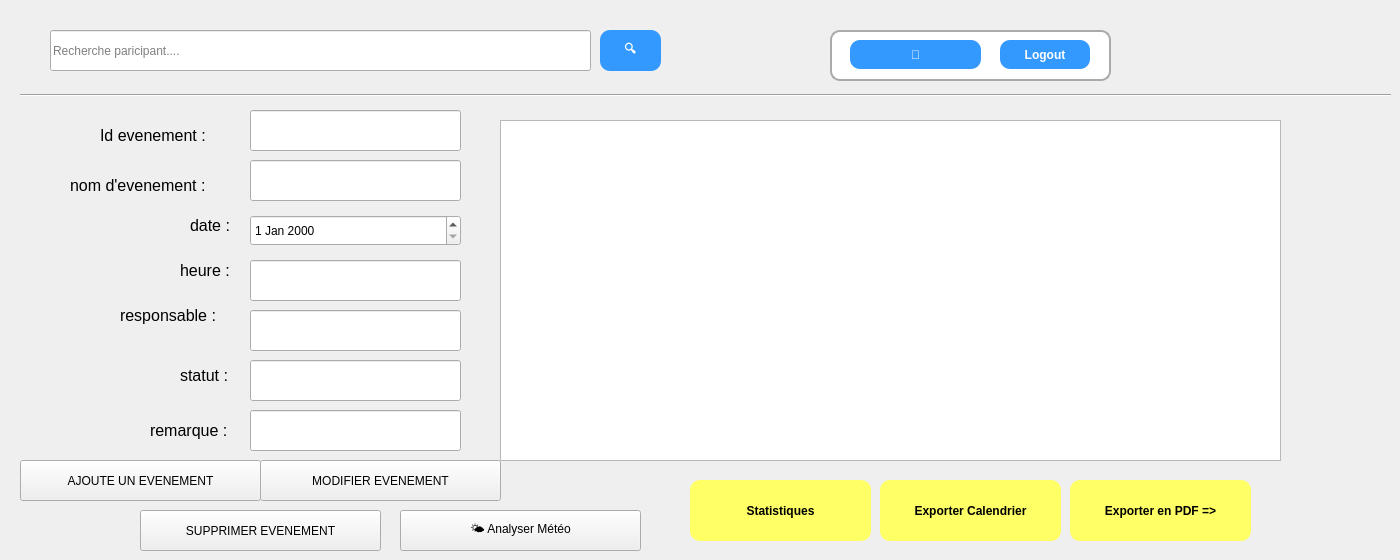
    <widget class="QWidget" name="evenement">
     <widget class="QLineEdit" name="rechercherevent">
      <property name="geometry">
       <rect>
        <x>50</x>
        <y>30</y>
        <width>541</width>
        <height>41</height>
       </rect>
      </property>
      <property name="placeholderText">
       <string>Recherche paricipant....</string>
      </property>
     </widget>
     <widget class="QPushButton" name="pdf">
      <property name="geometry">
       <rect>
        <x>1070</x>
        <y>480</y>
        <width>181</width>
        <height>61</height>
       </rect>
      </property>
      <property name="styleSheet">
       <string notr="true">QPushButton {
    background-color: #FFFF66;  /* Jaune clair */
    color: black;               /* Texte noir */
    border-radius: 10px;        /* Coins arrondis */
    padding: 5px 15px;          /* Padding haut/bas, gauche/droite */
    font-weight: bold;
}

QPushButton:hover {
    background-color: #FFFF33;  /* Jaune encore plus vif au survol */
}

QPushButton:pressed {
    background-color: #FFEB3B;  /* Jaune doré quand cliqué */
}
</string>
      </property>
      <property name="text">
       <string>Exporter en PDF =&gt;</string>
      </property>
     </widget>
     <widget class="QLineEdit" name="lineEdit_17">
      <property name="geometry">
       <rect>
        <x>830</x>
        <y>30</y>
        <width>281</width>
        <height>51</height>
       </rect>
      </property>
      <property name="styleSheet">
       <string notr="true">QLineEdit {
    border: 2px solid #AAAAAA;   /* Bordure grise */
    border-radius: 10px;         /* Coins arrondis */
    padding: 5px 10px;           /* Espacement texte à l'intérieur */
    background-color: #FFFFFF;   /* Fond blanc */
    selection-background-color: #3399FF; /* Couleur de sélection */
}
</string>
      </property>
     </widget>
     <widget class="QPushButton" name="pushButton_52">
      <property name="geometry">
       <rect>
        <x>850</x>
        <y>40</y>
        <width>131</width>
        <height>29</height>
       </rect>
      </property>
      <property name="styleSheet">
       <string notr="true">QPushButton {
    background-color: #3399FF;  /* Bleu clair */
    color: white;               /* Texte blanc */
    border-radius: 10px;        /* Coins arrondis */
    padding: 5px 15px;          /* Padding haut/bas, gauche/droite */
    font-weight: bold;
}

QPushButton:hover {
    background-color: #2673CC;  /* Bleu plus foncé au survol */
}

QPushButton:pressed {
    background-color: #1A53A0;  /* Bleu encore plus foncé quand cliqué */
}
</string>
      </property>
      <property name="text">
       <string>👤</string>
      </property>
     </widget>
     <widget class="QPushButton" name="pushButton_54">
      <property name="geometry">
       <rect>
        <x>600</x>
        <y>30</y>
        <width>61</width>
        <height>41</height>
       </rect>
      </property>
      <property name="styleSheet">
       <string notr="true">QPushButton {
    background-color: #3399FF;  /* Bleu clair */
    color: white;               /* Texte blanc */
    border-radius: 10px;        /* Coins arrondis */
    padding: 5px 15px;          /* Padding haut/bas, gauche/droite */
    font-weight: bold;
}

QPushButton:hover {
    background-color: #2673CC;  /* Bleu plus foncé au survol */
}

QPushButton:pressed {
    background-color: #1A53A0;  /* Bleu encore plus foncé quand cliqué */
}
</string>
      </property>
      <property name="text">
       <string>🔍</string>
      </property>
     </widget>
     <widget class="QPushButton" name="pushButton_56">
      <property name="geometry">
       <rect>
        <x>1000</x>
        <y>40</y>
        <width>90</width>
        <height>29</height>
       </rect>
      </property>
      <property name="autoFillBackground">
       <bool>false</bool>
      </property>
      <property name="styleSheet">
       <string notr="true">QPushButton {
    background-color: #3399FF;  /* Bleu clair */
    color: white;               /* Texte blanc */
    border-radius: 10px;        /* Coins arrondis */
    padding: 5px 15px;          /* Padding haut/bas, gauche/droite */
    font-weight: bold;
}

QPushButton:hover {
    background-color: #2673CC;  /* Bleu plus foncé au survol */
}

QPushButton:pressed {
    background-color: #1A53A0;  /* Bleu encore plus foncé quand cliqué */
}
</string>
      </property>
      <property name="text">
       <string>Logout</string>
      </property>
     </widget>
     <widget class="Line" name="line_41">
      <property name="geometry">
       <rect>
        <x>20</x>
        <y>80</y>
        <width>1371</width>
        <height>31</height>
       </rect>
      </property>
      <property name="orientation">
       <enum>Qt::Orientation::Horizontal</enum>
      </property>
     </widget>
     <widget class="QLabel" name="label_11">
      <property name="geometry">
       <rect>
        <x>70</x>
        <y>160</y>
        <width>191</width>
        <height>51</height>
       </rect>
      </property>
      <property name="text">
       <string>&lt;html&gt;&lt;head/&gt;&lt;body&gt;&lt;p&gt;&lt;span style=&quot; font-size:12pt;&quot;&gt;nom d'evenement :&lt;/span&gt;&lt;/p&gt;&lt;/body&gt;&lt;/html&gt;</string>
      </property>
     </widget>
     <widget class="QLineEdit" name="nomevent">
      <property name="geometry">
       <rect>
        <x>250</x>
        <y>160</y>
        <width>211</width>
        <height>41</height>
       </rect>
      </property>
     </widget>
     <widget class="QLabel" name="label_12">
      <property name="geometry">
       <rect>
        <x>190</x>
        <y>210</y>
        <width>61</width>
        <height>31</height>
       </rect>
      </property>
      <property name="text">
       <string>&lt;html&gt;&lt;head/&gt;&lt;body&gt;&lt;p&gt;&lt;span style=&quot; font-size:12pt;&quot;&gt;date :&lt;/span&gt;&lt;/p&gt;&lt;/body&gt;&lt;/html&gt;</string>
      </property>
     </widget>
     <widget class="QLabel" name="label_15">
      <property name="geometry">
       <rect>
        <x>180</x>
        <y>250</y>
        <width>151</width>
        <height>41</height>
       </rect>
      </property>
      <property name="text">
       <string>&lt;html&gt;&lt;head/&gt;&lt;body&gt;&lt;p&gt;&lt;span style=&quot; font-size:12pt;&quot;&gt;heure :&lt;/span&gt;&lt;/p&gt;&lt;/body&gt;&lt;/html&gt;</string>
      </property>
     </widget>
     <widget class="QLabel" name="label_16">
      <property name="geometry">
       <rect>
        <x>120</x>
        <y>300</y>
        <width>141</width>
        <height>31</height>
       </rect>
      </property>
      <property name="text">
       <string>&lt;html&gt;&lt;head/&gt;&lt;body&gt;&lt;p&gt;&lt;span style=&quot; font-size:12pt;&quot;&gt;responsable :&lt;/span&gt;&lt;/p&gt;&lt;/body&gt;&lt;/html&gt;</string>
      </property>
     </widget>
     <widget class="QLabel" name="label_17">
      <property name="geometry">
       <rect>
        <x>150</x>
        <y>410</y>
        <width>141</width>
        <height>41</height>
       </rect>
      </property>
      <property name="text">
       <string>&lt;html&gt;&lt;head/&gt;&lt;body&gt;&lt;p&gt;&lt;span style=&quot; font-size:12pt;&quot;&gt;remarque :&lt;/span&gt;&lt;/p&gt;&lt;/body&gt;&lt;/html&gt;</string>
      </property>
     </widget>
     <widget class="QLineEdit" name="rmqevent">
      <property name="geometry">
       <rect>
        <x>250</x>
        <y>410</y>
        <width>211</width>
        <height>41</height>
       </rect>
      </property>
     </widget>
     <widget class="QLineEdit" name="respevent">
      <property name="geometry">
       <rect>
        <x>250</x>
        <y>310</y>
        <width>211</width>
        <height>41</height>
       </rect>
      </property>
     </widget>
     <widget class="QLineEdit" name="heureevent">
      <property name="geometry">
       <rect>
        <x>250</x>
        <y>260</y>
        <width>211</width>
        <height>41</height>
       </rect>
      </property>
     </widget>
     <widget class="QLabel" name="label_18">
      <property name="geometry">
       <rect>
        <x>180</x>
        <y>360</y>
        <width>141</width>
        <height>31</height>
       </rect>
      </property>
      <property name="text">
       <string>&lt;html&gt;&lt;head/&gt;&lt;body&gt;&lt;p&gt;&lt;span style=&quot; font-size:12pt;&quot;&gt;statut :&lt;/span&gt;&lt;/p&gt;&lt;/body&gt;&lt;/html&gt;</string>
      </property>
     </widget>
     <widget class="QLineEdit" name="statutevent">
      <property name="geometry">
       <rect>
        <x>250</x>
        <y>360</y>
        <width>211</width>
        <height>41</height>
       </rect>
      </property>
     </widget>
     <widget class="QPushButton" name="btnAjouterEvenement">
      <property name="geometry">
       <rect>
        <x>20</x>
        <y>460</y>
        <width>241</width>
        <height>41</height>
       </rect>
      </property>
      <property name="text">
       <string>AJOUTE UN EVENEMENT</string>
      </property>
     </widget>
     <widget class="QPushButton" name="btnModifierEvenement">
      <property name="geometry">
       <rect>
        <x>260</x>
        <y>460</y>
        <width>241</width>
        <height>41</height>
       </rect>
      </property>
      <property name="text">
       <string>MODIFIER EVENEMENT</string>
      </property>
     </widget>
     <widget class="QPushButton" name="btnSupprimerEvenement">
      <property name="geometry">
       <rect>
        <x>140</x>
        <y>510</y>
        <width>241</width>
        <height>41</height>
       </rect>
      </property>
      <property name="text">
       <string>SUPPRIMER EVENEMENT</string>
      </property>
     </widget>
     <widget class="QDateEdit" name="dateevent">
      <property name="geometry">
       <rect>
        <x>250</x>
        <y>215</y>
        <width>211</width>
        <height>31</height>
       </rect>
      </property>
     </widget>
     <widget class="QLabel" name="label_19">
      <property name="geometry">
       <rect>
        <x>100</x>
        <y>110</y>
        <width>141</width>
        <height>51</height>
       </rect>
      </property>
      <property name="text">
       <string>&lt;html&gt;&lt;head/&gt;&lt;body&gt;&lt;p&gt;&lt;span style=&quot; font-size:12pt;&quot;&gt;Id evenement :&lt;/span&gt;&lt;/p&gt;&lt;/body&gt;&lt;/html&gt;</string>
      </property>
     </widget>
     <widget class="QLineEdit" name="selectedidevent">
      <property name="geometry">
       <rect>
        <x>250</x>
        <y>110</y>
        <width>211</width>
        <height>41</height>
       </rect>
      </property>
     </widget>
     <widget class="QTableView" name="tableView_evenment">
      <property name="geometry">
       <rect>
        <x>500</x>
        <y>120</y>
        <width>781</width>
        <height>341</height>
       </rect>
      </property>
     </widget>
     <widget class="QPushButton" name="btnExportCalendar">
      <property name="geometry">
       <rect>
        <x>880</x>
        <y>480</y>
        <width>181</width>
        <height>61</height>
       </rect>
      </property>
      <property name="styleSheet">
       <string notr="true">QPushButton {
    background-color: #FFFF66;  /* Jaune clair */
    color: black;               /* Texte noir */
    border-radius: 10px;        /* Coins arrondis */
    padding: 5px 15px;          /* Padding haut/bas, gauche/droite */
    font-weight: bold;
}

QPushButton:hover {
    background-color: #FFFF33;  /* Jaune encore plus vif au survol */
}

QPushButton:pressed {
    background-color: #FFEB3B;  /* Jaune doré quand cliqué */
}
</string>
      </property>
      <property name="text">
       <string>Exporter Calendrier</string>
      </property>
     </widget>
     <widget class="QPushButton" name="btnStatistiques">
      <property name="geometry">
       <rect>
        <x>690</x>
        <y>480</y>
        <width>181</width>
        <height>61</height>
       </rect>
      </property>
      <property name="styleSheet">
       <string notr="true">QPushButton {
    background-color: #FFFF66;  /* Jaune clair */
    color: black;               /* Texte noir */
    border-radius: 10px;        /* Coins arrondis */
    padding: 5px 15px;          /* Padding haut/bas, gauche/droite */
    font-weight: bold;
}

QPushButton:hover {
    background-color: #FFFF33;  /* Jaune encore plus vif au survol */
}

QPushButton:pressed {
    background-color: #FFEB3B;  /* Jaune doré quand cliqué */
}
</string>
      </property>
      <property name="text">
       <string>Statistiques</string>
      </property>
     </widget>
     <widget class="QPushButton" name="btnAnalyserMeteo">
      <property name="geometry">
       <rect>
        <x>400</x>
        <y>510</y>
        <width>241</width>
        <height>41</height>
       </rect>
      </property>
      <property name="text">
       <string>🌤️ Analyser Météo</string>
      </property>
     </widget>
    </widget>
